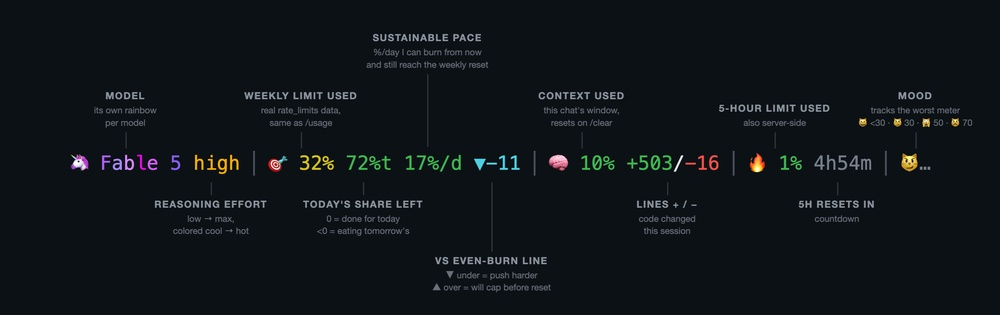
#> input picture assets/info-statusline.jpg, 1000 x 315 px, shrunk from 2476 x 781 before the run
$ python autocrop.py ../assets/info-statusline.jpg ../assets/states.png 5
#> lines starting #> are read from the running program, lines starting #| are printed output that depends on the picture; after the words box and inside, x2 and y2 are one past the last pixel; in counts of white or black regions, pixels touching at a corner belong together
import sys
from PIL import Image, ImageChops
src, dst, margin = sys.argv[1], sys.argv[2], int(sys.argv[3])
im = Image.open(src).convert('RGB')
#> im is the input picture: PIL image 1000x315 RGB; mean R, G, B 15.9, 20.9, 24.6
bg = im.getpixel((2, 2))
#> bg = (12, 17, 21)
diff = ImageChops.difference(im, Image.new('RGB', im.size, bg)).convert('L')
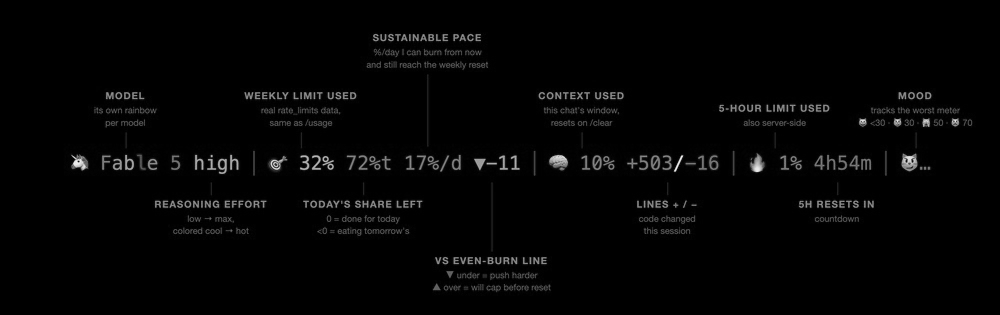
#> diff: PIL image 1000x315 L; min 0, max 239, mean 4.3
mask = diff.point(lambda p: 255 if p > 14 else 0)
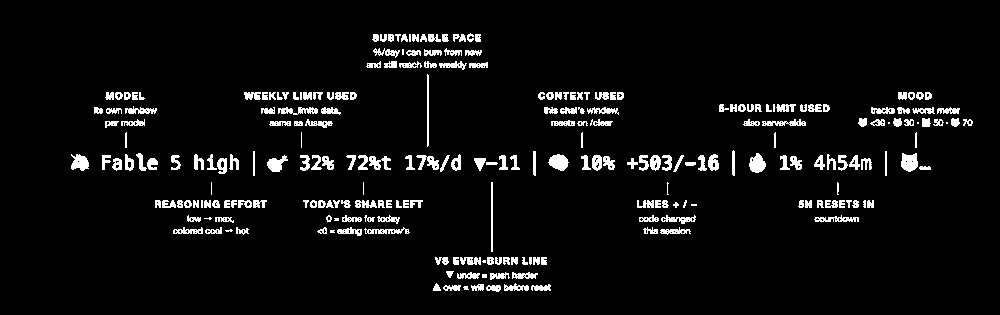
#> mask: PIL image 1000x315 L; 5.3% white; 249 white regions (20 under 20 px), largest, box (x1, y1, x2, y2) and area: (901, 153, 918, 172) 251, (548, 154, 569, 171) 246, (749, 153, 766, 173) 234
bbox = mask.getbbox()
#> bbox = (71, 33, 973, 292)
l, t, r, b = bbox
#> l = 71; t = 33; r = 973; b = 292
l = max(0, l - margin); t = max(0, t - margin)
#> after `l = max(0, l - margin)`: l = 66
#> after `t = max(0, t - margin)`: t = 28
r = min(im.width, r + margin); b = min(im.height, b + margin)
#> after `r = min(im.width, r + margin)`: r = 978
#> after `b = min(im.height, b + margin)`: b = 297
im.crop((l, t, r, b)).save(dst)
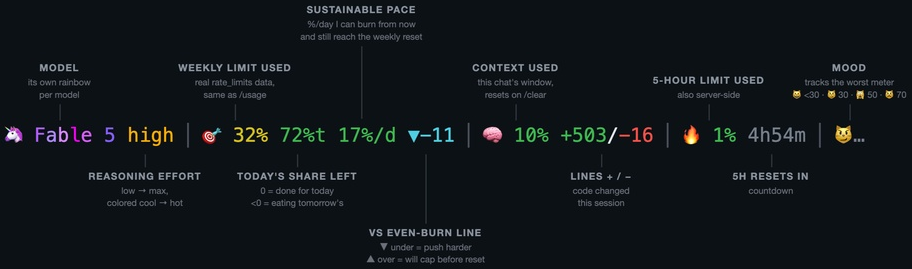
#> saved as states.png: PIL image 912x269 RGB; mean R, G, B 17.1, 22, 25.6
print(dst, r - l, b - t)
#| ../assets/states.png 912 269
